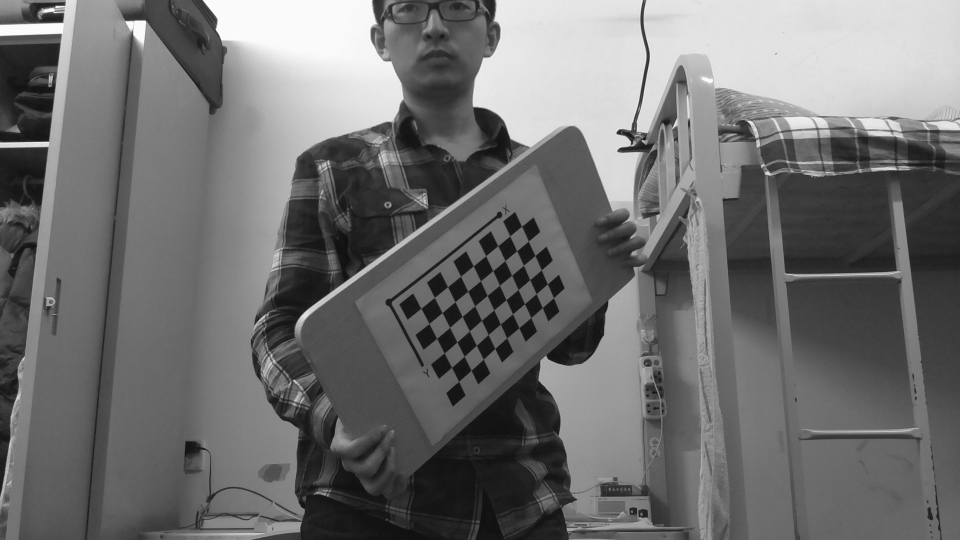
#> input picture chessboard/chessboard_gray0.jpg, 1920 x 1080 px (shown at 1/2 size); its folder holds 5 pictures in this run
$ python camcalib.py   (Python 2 division)
#> lines starting #> are read from the running program, lines starting #| are printed output that depends on the picture; after the words box and inside, x2 and y2 are one past the last pixel; in counts of white or black regions, pixels touching at a corner belong together
#!/usr/bin/env python

# This code is based on Python OpenCV Camera Calibration Tutorial
# Use ROS Camera Calibration in Real Application
#
# This example shows
#  - how to detect chessboard
#  - how to call camera calibration
#  - how to use camera params to undistort image
#  - how to reproject 3d points to image plane (draw circle)

import numpy as np
import cv2
import glob
import pdb

# Step 1: Data prep
img_list = glob.glob('./chessboard/chessboard_gray*.jpg')
img_list_detected = []

# set opts
objp = np.zeros((6*9,3), np.float32)
objp[:,:2] = np.mgrid[0:9,0:6].T.reshape(-1,2)
size = (9,6)

# Arrays to store object points and image points from all the images.
objpoints = [] # 3d point in real world space
imgpoints = [] # 2d points in image plane.

for fname in img_list:
    img = cv2.imread(fname)
#> img is the input picture: shape (1080, 1920, 3); min 7, max 255, mean 111.8
    grey = cv2.cvtColor(img, cv2.COLOR_BGR2GRAY)

    ret, corners = cv2.findChessboardCorners(grey, size, None)
#> ret = True; corners = 54 rows, first 8: [842.6, 617.2], [869.5, 595.4], [895.7, 574.1], [921.5, 553], [947.2, 532.4], [971.6, 511.9], [996.2, 491.9], [1019.6, 472.6]
    cv2.drawChessboardCorners(img, (9,6), corners,ret)
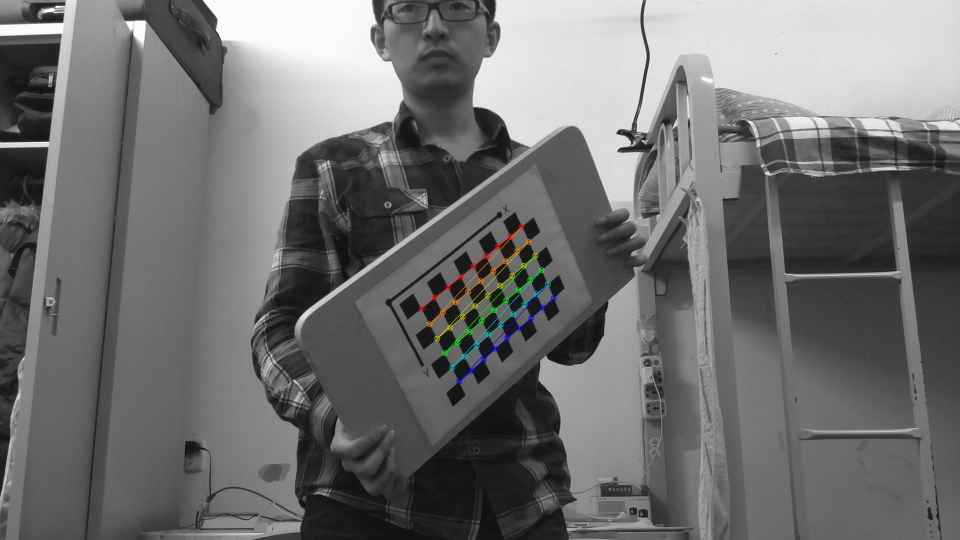
#> img: shape (1080, 1920, 3) (shown at 1/2 size); 0.52% of pixels changed, all inside (x1, y1, x2, y2) = (837, 447, 1114, 770)

    # if found, show imgs
    if ret:
        criteria = (cv2.TERM_CRITERIA_EPS + cv2.TERM_CRITERIA_MAX_ITER, 30, 0.001)
        cv2.cornerSubPix(grey,corners,(11,11),(-1,-1),criteria)
        imgpoints.append(corners)
        objpoints.append(objp)
        img_list_detected.append(fname)
        print fname

    cv2.imshow('img',img)
    cv2.waitKey(500)
#> pass 2 of the loop `for fname in img_list:`:
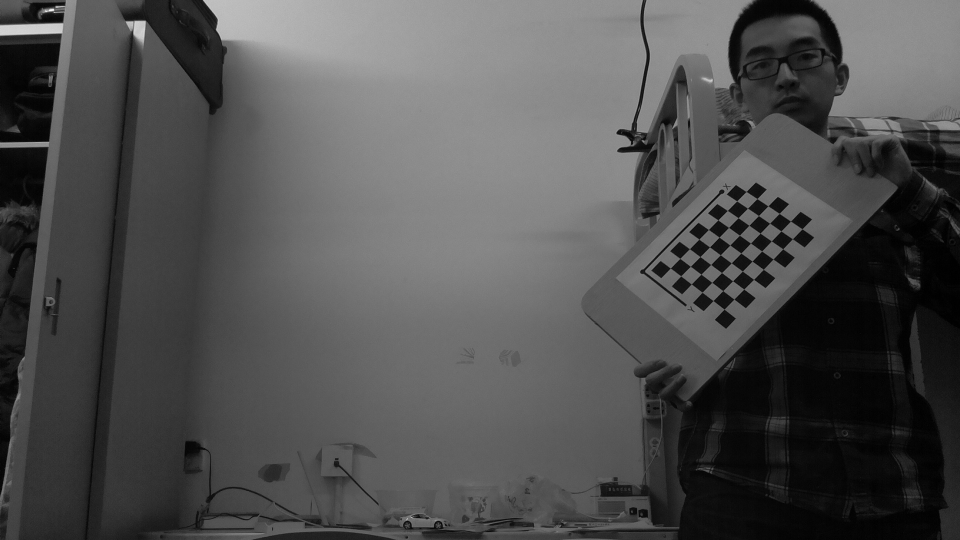
#> input picture chessboard/chessboard_gray1.jpg, 1920 x 1080 px (shown at 1/2 size)
#> img is the input picture: shape (1080, 1920, 3); min 0, max 251, mean 79.9
#> corners = 54 rows, first 8: [1341, 536.7], [1360.2, 517.3], [1379.5, 498], [1398.4, 478.8], [1417.2, 459.5], [1436.4, 440.3], [1455, 421.5], [1474, 402.3]
#> `cv2.drawChessboardCorners(img, (9,6), corners,ret)`:
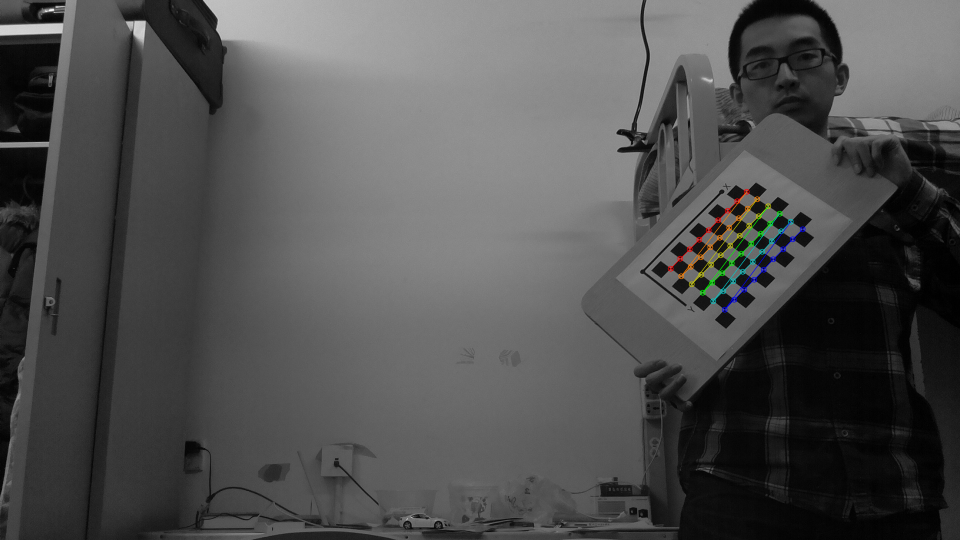
#> img: shape (1080, 1920, 3) (shown at 1/2 size); 0.47% of pixels changed, all inside (x1, y1, x2, y2) = (1335, 377, 1612, 626)
#> pass 3 of the loop `for fname in img_list:`:
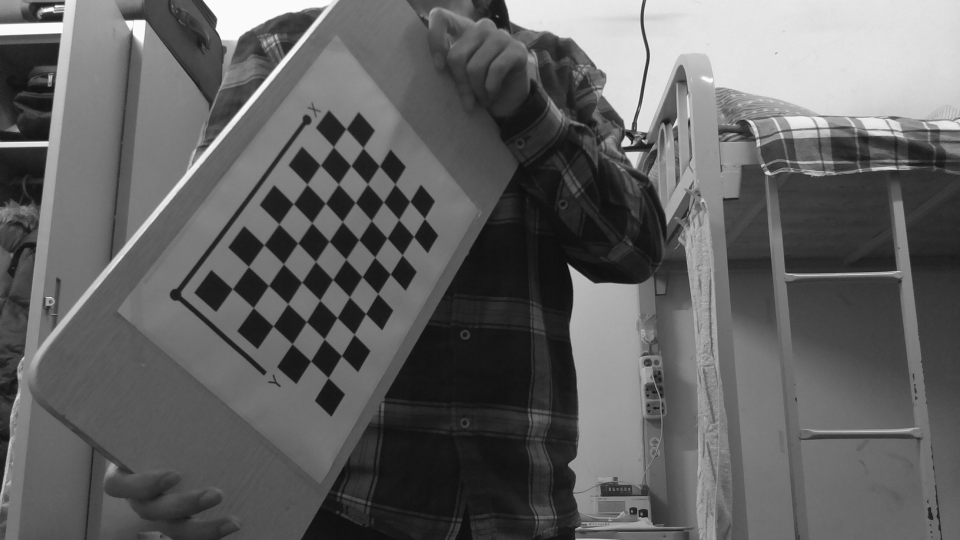
#> input picture chessboard/chessboard_gray10.jpg, 1920 x 1080 px (shown at 1/2 size)
#> img is the input picture: shape (1080, 1920, 3); min 2, max 255, mean 98.2
#> corners = 54 rows, first 8: [465.1, 577.9], [498.2, 534.5], [528.4, 490.1], [558.4, 448.5], [587.1, 408], [615.2, 368.4], [642.2, 330.5], [667, 294]
#> `cv2.drawChessboardCorners(img, (9,6), corners,ret)`:
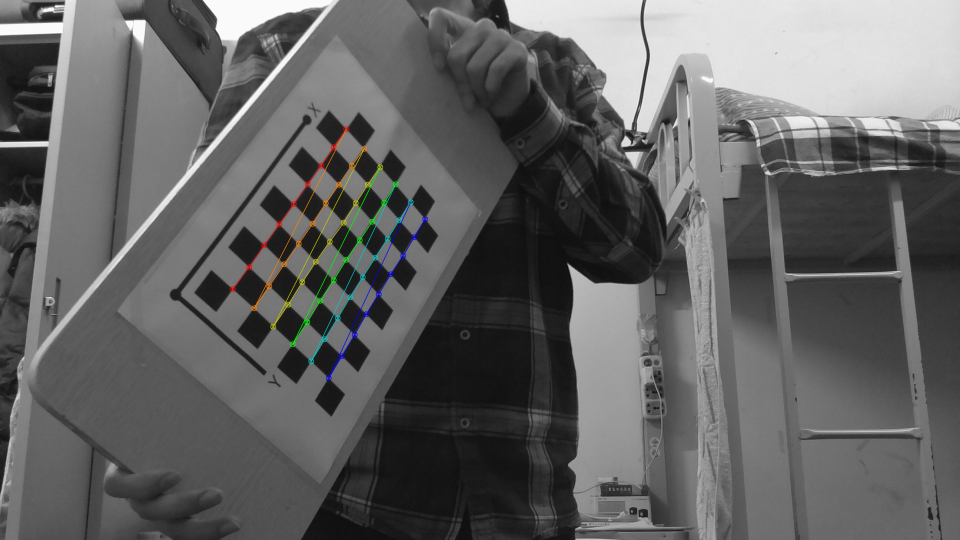
#> img: shape (1080, 1920, 3) (shown at 1/2 size); 0.75% of pixels changed, all inside (x1, y1, x2, y2) = (459, 252, 857, 763)
#> the loop made 5 passes; the first 3 are shown

cv2.destroyAllWindows()


# Step 2: Calibration
# shape[::-1]: (480,640) => (640,480)
ret, cmx, dist, rvecs, tvecs = cv2.calibrateCamera(
    objpoints, imgpoints, grey.shape[::-1],None,None)

# save calibration result
np.savez('calib.npz', cmx=cmx, dist=dist, rvecs=rvecs, tvecs=tvecs)


# Step 3: Validation Undistor Image
img = cv2.imread('./chessboard/chessboard_gray0.jpg')
img_size = grey.shape[::-1]
#> img_size = (1920, 1080)
newcmx, roi=cv2.getOptimalNewCameraMatrix(cmx, dist, img_size, 0, img_size)

dst = cv2.undistort(img, cmx, dist, None, newcmx)
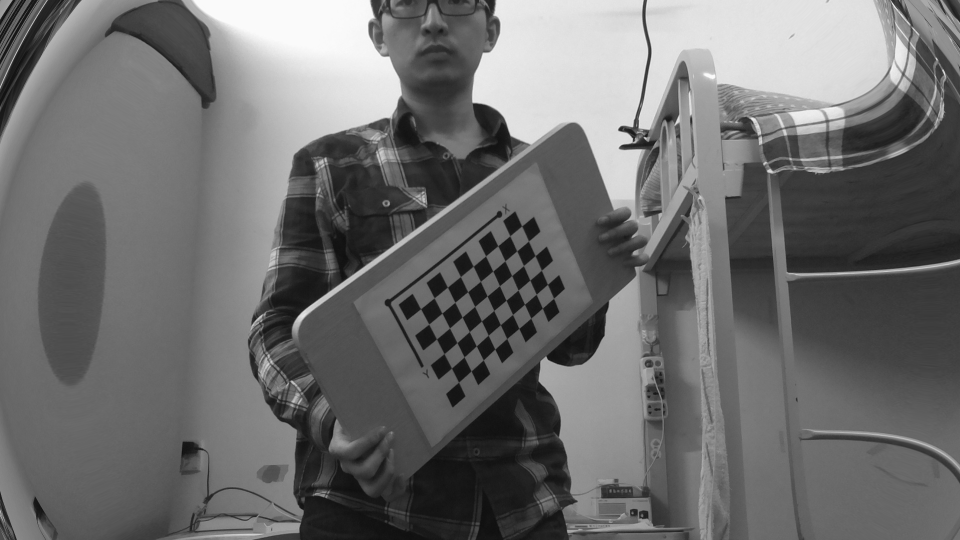
#> dst: shape (1080, 1920, 3) (shown at 1/2 size); min 13, max 253, mean 109.7
cv2.imshow('original', img)
cv2.imshow('undistort', dst)
cv2.waitKey(500)
cv2.destroyAllWindows()
# pdb.set_trace()

# Step 4: Reporject Points
img = cv2.imread(img_list_detected[0])
imgpts2,_ = cv2.projectPoints(objp, rvecs[0], tvecs[0], cmx, dist)
for pt in imgpts2:
    center = (pt[0,0], pt[0,1])
    cv2.circle(img, center, 5, (0,0,255), 2)
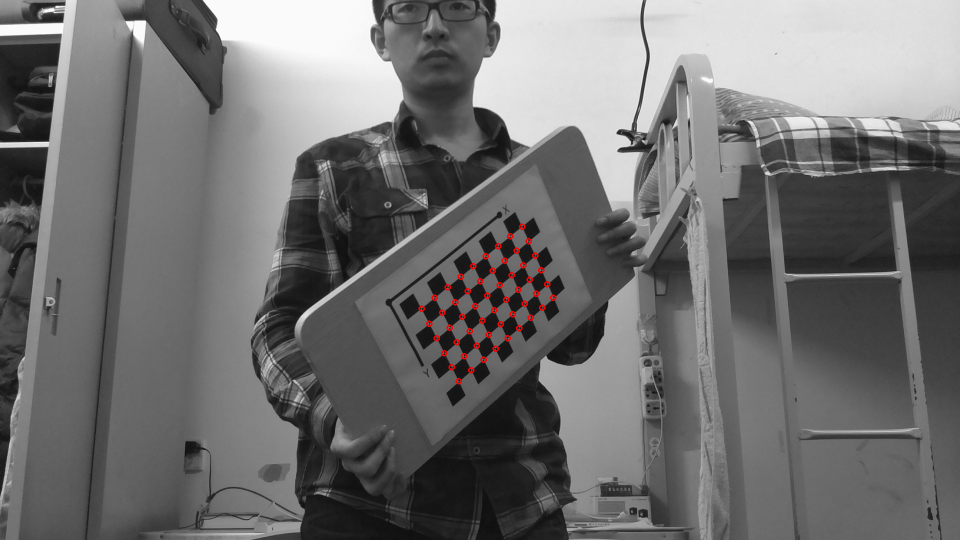
#> img: shape (1080, 1920, 3) (shown at 1/2 size); 0.23% of pixels changed, all inside (x1, y1, x2, y2) = (837, 447, 1113, 769)
cv2.imshow('reproject', img)
cv2.waitKey()
cv2.destroyAllWindows()
